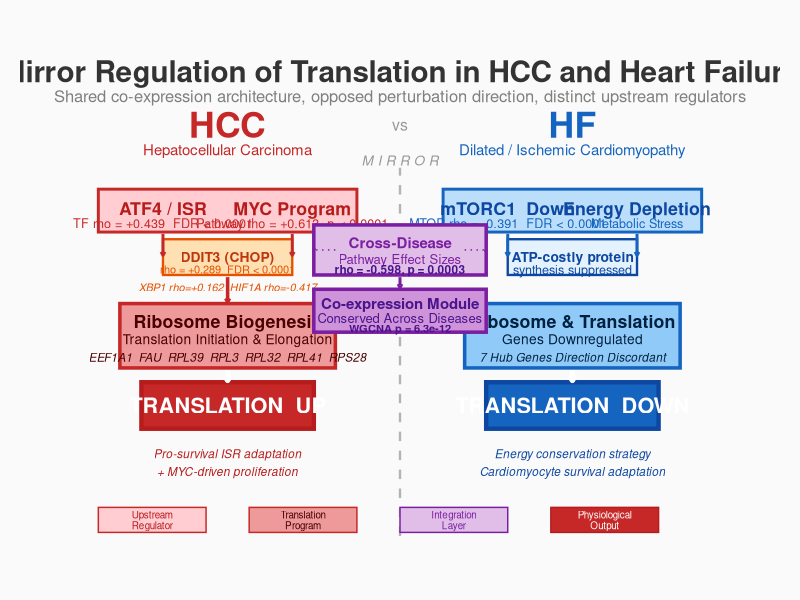

This figure's R source:
library(ggplot2)

PROJ_DIR <- "D:/R_projects/revision_analysis"

# Colors
HCC_red   <- "#C62828"
HCC_light <- "#FFCDD2"
HCC_mid   <- "#EF9A9A"
HCC_dark  <- "#B71C1C"
HF_blue   <- "#1565C0"
HF_light  <- "#BBDEFB"
HF_mid    <- "#90CAF9"
HF_dark   <- "#0D47A1"
MID_purp  <- "#7B1FA2"
MID_light <- "#E1BEE7"

p <- ggplot()

# ===== TITLE =====
p <- p + annotate("text", x=0, y=14.5, label="Mirror Regulation of Translation in HCC and Heart Failure", fontface="bold", size=7.5, color="grey20")
p <- p + annotate("text", x=0, y=13.8, label="Shared co-expression architecture, opposed perturbation direction, distinct upstream regulators", size=4.2, color="grey50")

# ===== DISEASE LABELS =====
p <- p + annotate("text", x=-4, y=13.0, label="HCC", fontface="bold", size=9, color=HCC_red)
p <- p + annotate("text", x=4, y=13.0, label="HF", fontface="bold", size=9, color=HF_blue)
p <- p + annotate("text", x=0, y=13.0, label="vs", size=4, color="grey60")
p <- p + annotate("text", x=-4, y=12.3, label="Hepatocellular Carcinoma", size=3.8, color=HCC_red)
p <- p + annotate("text", x=4, y=12.3, label="Dilated / Ischemic Cardiomyopathy", size=3.8, color=HF_blue)

# ===== CENTER DIVIDER =====
p <- p + annotate("segment", x=0, xend=0, y=1.5, yend=11.8, linetype="dashed", color="grey70", linewidth=0.8)
p <- p + annotate("text", x=0, y=12.0, label="M I R R O R", size=3.5, color="grey60", fontface="italic")

# ===== HCC SIDE (LEFT) =====

# Upstream box
p <- p + annotate("rect", xmin=-7.0, xmax=-1.0, ymin=10.0, ymax=11.2, fill=HCC_light, color=HCC_red, linewidth=1.0)
p <- p + annotate("text", x=-5.5, y=10.65, label="ATF4 / ISR", fontface="bold", size=4.5, color=HCC_dark)
p <- p + annotate("text", x=-5.5, y=10.25, label="TF rho = +0.439  FDR < 0.0001", size=3.2, color=HCC_red)
p <- p + annotate("text", x=-2.5, y=10.65, label="MYC Program", fontface="bold", size=4.5, color=HCC_dark)
p <- p + annotate("text", x=-2.5, y=10.25, label="Pathway rho = +0.613  p < 0.0001", size=3.2, color=HCC_red)

# Downstream stress mediators
p <- p + annotate("rect", xmin=-5.5, xmax=-2.5, ymin=8.8, ymax=9.8, fill="#FFE0B2", color="#E65100", linewidth=0.8)
p <- p + annotate("text", x=-4, y=9.3, label="DDIT3 (CHOP)", fontface="bold", size=3.5, color="#BF360C")
p <- p + annotate("text", x=-4, y=8.95, label="rho = +0.289  FDR < 0.0001", size=2.8, color="#E65100")

p <- p + annotate("text", x=-4, y=8.45, label="XBP1 rho=+0.162  HIF1A rho=-0.417", size=2.8, color="#E65100", fontface="italic")

# Ribosome box
p <- p + annotate("rect", xmin=-6.5, xmax=-1.5, ymin=6.2, ymax=8.0, fill=HCC_mid, color=HCC_red, linewidth=1.2)
p <- p + annotate("text", x=-4, y=7.5, label="Ribosome Biogenesis", fontface="bold", size=4.5, color="#4A0000")
p <- p + annotate("text", x=-4, y=7.0, label="Translation Initiation & Elongation", size=3.5, color="#4A0000")
p <- p + annotate("text", x=-4, y=6.5, label="EEF1A1  FAU  RPL39  RPL3  RPL32  RPL41  RPS28", size=3.0, color="#4A0000", fontface="italic")

# Output box
p <- p + annotate("rect", xmin=-6.0, xmax=-2.0, ymin=4.5, ymax=5.8, fill=HCC_red, color=HCC_dark, linewidth=1.5)
p <- p + annotate("text", x=-4, y=5.15, label="TRANSLATION  UP", fontface="bold", size=5.5, color="white")

# Annotation
p <- p + annotate("text", x=-4, y=3.8, label="Pro-survival ISR adaptation", size=3.0, color=HCC_dark, fontface="italic")
p <- p + annotate("text", x=-4, y=3.3, label="+ MYC-driven proliferation", size=3.0, color=HCC_dark, fontface="italic")

# ===== HF SIDE (RIGHT) =====

# Upstream box
p <- p + annotate("rect", xmin=1.0, xmax=7.0, ymin=10.0, ymax=11.2, fill=HF_light, color=HF_blue, linewidth=1.0)
p <- p + annotate("text", x=5.5, y=10.65, label="Energy Depletion", fontface="bold", size=4.5, color=HF_dark)
p <- p + annotate("text", x=5.5, y=10.25, label="Metabolic Stress", size=3.2, color=HF_blue)
p <- p + annotate("text", x=2.5, y=10.65, label="mTORC1  Down", fontface="bold", size=4.5, color=HF_dark)
p <- p + annotate("text", x=2.5, y=10.25, label="MTOR rho = -0.391  FDR < 0.0001", size=3.2, color=HF_blue)

# Adaptation
p <- p + annotate("rect", xmin=2.5, xmax=5.5, ymin=8.8, ymax=9.8, fill="#E3F2FD", color=HF_dark, linewidth=0.8)
p <- p + annotate("text", x=4, y=9.3, label="ATP-costly protein", fontface="bold", size=3.5, color=HF_dark)
p <- p + annotate("text", x=4, y=8.95, label="synthesis suppressed", size=3.2, color=HF_dark)

# Ribosome box
p <- p + annotate("rect", xmin=1.5, xmax=6.5, ymin=6.2, ymax=8.0, fill=HF_mid, color=HF_blue, linewidth=1.2)
p <- p + annotate("text", x=4, y=7.5, label="Ribosome & Translation", fontface="bold", size=4.5, color="#002040")
p <- p + annotate("text", x=4, y=7.0, label="Genes Downregulated", size=3.5, color="#002040")
p <- p + annotate("text", x=4, y=6.5, label="7 Hub Genes Direction Discordant", size=3.0, color="#002040", fontface="italic")

# Output box
p <- p + annotate("rect", xmin=2.0, xmax=6.0, ymin=4.5, ymax=5.8, fill=HF_blue, color=HF_dark, linewidth=1.5)
p <- p + annotate("text", x=4, y=5.15, label="TRANSLATION  DOWN", fontface="bold", size=5.5, color="white")

# Annotation
p <- p + annotate("text", x=4, y=3.8, label="Energy conservation strategy", size=3.0, color=HF_dark, fontface="italic")
p <- p + annotate("text", x=4, y=3.3, label="Cardiomyocyte survival adaptation", size=3.0, color=HF_dark, fontface="italic")

# ===== SHARED MIDDLE PANELS =====

p <- p + annotate("rect", xmin=-2.0, xmax=2.0, ymin=8.8, ymax=10.2, fill=MID_light, color=MID_purp, linewidth=1.2)
p <- p + annotate("text", x=0, y=9.7, label="Cross-Disease", fontface="bold", size=3.8, color=MID_purp)
p <- p + annotate("text", x=0, y=9.25, label="Pathway Effect Sizes", size=3.3, color=MID_purp)
p <- p + annotate("text", x=0, y=8.95, label="rho = -0.598, p = 0.0003", fontface="bold", size=3.0, color="#4A148C")

p <- p + annotate("rect", xmin=-2.0, xmax=2.0, ymin=7.2, ymax=8.4, fill="#CE93D8", color=MID_purp, linewidth=1.2)
p <- p + annotate("text", x=0, y=8.0, label="Co-expression Module", fontface="bold", size=3.8, color="#4A148C")
p <- p + annotate("text", x=0, y=7.6, label="Conserved Across Diseases", size=3.3, color="#4A148C")
p <- p + annotate("text", x=0, y=7.3, label="WGCNA p = 6.3e-12", fontface="bold", size=2.8, color="#4A148C")

# ===== ARROWS =====

# HCC arrows
p <- p + annotate("segment", x=-5.5, xend=-5.5, y=9.95, yend=9.35,
                  arrow=arrow(length=unit(0.1,"cm")), color=HCC_red, linewidth=1.0)
p <- p + annotate("segment", x=-2.5, xend=-2.5, y=9.95, yend=9.35,
                  arrow=arrow(length=unit(0.1,"cm")), color=HCC_red, linewidth=1.0)
p <- p + annotate("segment", x=-4, xend=-4, y=8.74, yend=8.05,
                  arrow=arrow(length=unit(0.1,"cm")), color=HCC_red, linewidth=1.2)
p <- p + annotate("segment", x=-4, xend=-4, y=6.14, yend=5.85,
                  arrow=arrow(length=unit(0.12,"cm")), color="white", linewidth=1.8)

# HF arrows
p <- p + annotate("segment", x=5.5, xend=5.5, y=9.95, yend=9.35,
                  arrow=arrow(length=unit(0.1,"cm")), color=HF_blue, linewidth=1.0)
p <- p + annotate("segment", x=2.5, xend=2.5, y=9.95, yend=9.35,
                  arrow=arrow(length=unit(0.1,"cm")), color=HF_blue, linewidth=1.0)
p <- p + annotate("segment", x=4, xend=4, y=6.14, yend=5.85,
                  arrow=arrow(length=unit(0.12,"cm")), color="white", linewidth=1.8)

# Lateral connections to middle
p <- p + annotate("segment", x=-1.5, xend=-2.0, y=9.5, yend=9.5,
                  arrow=arrow(length=unit(0.06,"cm")), color=MID_purp, linewidth=0.5, linetype="dotted")
p <- p + annotate("segment", x=1.5, xend=2.0, y=9.5, yend=9.5,
                  arrow=arrow(length=unit(0.06,"cm")), color=MID_purp, linewidth=0.5, linetype="dotted")

# Middle downward arrow
p <- p + annotate("segment", x=0, xend=0, y=8.74, yend=8.45,
                  arrow=arrow(length=unit(0.1,"cm")), color=MID_purp, linewidth=1.0)

# ===== LEGEND =====
p <- p + annotate("rect", xmin=-7, xmax=-4.5, ymin=1.6, ymax=2.3, fill=HCC_light, color=HCC_red, linewidth=0.5)
p <- p + annotate("text", x=-5.75, y=1.95, label="Upstream\nRegulator", size=2.5, lineheight=0.9, color=HCC_dark)

p <- p + annotate("rect", xmin=-3.5, xmax=-1, ymin=1.6, ymax=2.3, fill=HCC_mid, color=HCC_red, linewidth=0.5)
p <- p + annotate("text", x=-2.25, y=1.95, label="Translation\nProgram", size=2.5, lineheight=0.9, color="#4A0000")

p <- p + annotate("rect", xmin=0, xmax=2.5, ymin=1.6, ymax=2.3, fill=MID_light, color=MID_purp, linewidth=0.5)
p <- p + annotate("text", x=1.25, y=1.95, label="Integration\nLayer", size=2.5, lineheight=0.9, color=MID_purp)

p <- p + annotate("rect", xmin=3.5, xmax=6, ymin=1.6, ymax=2.3, fill=HCC_red, color=HCC_dark, linewidth=0.5)
p <- p + annotate("text", x=4.75, y=1.95, label="Physiological\nOutput", size=2.5, lineheight=0.9, color="white")

# ===== LAYOUT =====
p <- p + coord_cartesian(xlim=c(-8,8), ylim=c(1, 15.2))
p <- p + theme_void()
p <- p + theme(plot.background=element_rect(fill="#FAFAFA", color=NA), plot.margin=margin(15,15,15,15))

ggsave(file.path(PROJ_DIR, "figures", "Figure6_Mechanistic_Model.png"), p, width=20, height=14, dpi=300)
cat("Figure 6 v2 saved\n")
